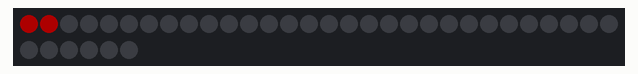
Simulated run of this sketch. Board: Arduino Uno, built with avr-gcc and run on an emulated ATmega328P. Shown: 36 RGB LEDs in strip order, left to right, continuing on the next row. Dim RGB values are drawn brighter than linear.

Above: at 0.06 s.
At 0.53 s:
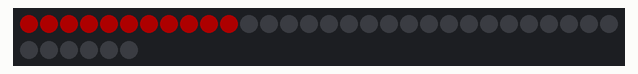
At 1.0 s:
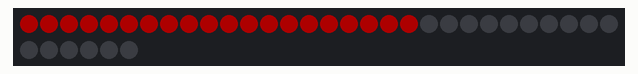
At 1.46 s:
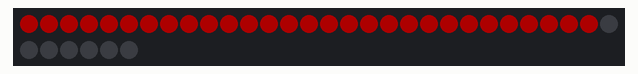
At 1.9 s:
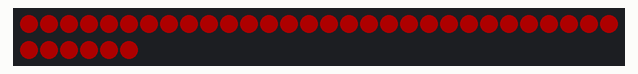

The sketch:

RGBWstrandtest.ino
```cpp
#include <Adafruit_NeoPixel.h>
#ifdef __AVR__
  #include <avr/power.h>
#endif

#define PIN 6

#define NUM_LEDS 36

#define BRIGHTNESS 50

Adafruit_NeoPixel strip = Adafruit_NeoPixel(NUM_LEDS, PIN, NEO_GRBW + NEO_KHZ800);

int gamma[] = {
    0,  0,  0,  0,  0,  0,  0,  0,  0,  0,  0,  0,  0,  0,  0,  0,
    0,  0,  0,  0,  0,  0,  0,  0,  0,  0,  0,  0,  1,  1,  1,  1,
    1,  1,  1,  1,  1,  1,  1,  1,  1,  2,  2,  2,  2,  2,  2,  2,
    2,  3,  3,  3,  3,  3,  3,  3,  4,  4,  4,  4,  4,  5,  5,  5,
    5,  6,  6,  6,  6,  7,  7,  7,  7,  8,  8,  8,  9,  9,  9, 10,
   10, 10, 11, 11, 11, 12, 12, 13, 13, 13, 14, 14, 15, 15, 16, 16,
   17, 17, 18, 18, 19, 19, 20, 20, 21, 21, 22, 22, 23, 24, 24, 25,
   25, 26, 27, 27, 28, 29, 29, 30, 31, 32, 32, 33, 34, 35, 35, 36,
   37, 38, 39, 39, 40, 41, 42, 43, 44, 45, 46, 47, 48, 49, 50, 50,
   51, 52, 54, 55, 56, 57, 58, 59, 60, 61, 62, 63, 64, 66, 67, 68,
   69, 70, 72, 73, 74, 75, 77, 78, 79, 81, 82, 83, 85, 86, 87, 89,
   90, 92, 93, 95, 96, 98, 99,101,102,104,105,107,109,110,112,114,
  115,117,119,120,122,124,126,127,129,131,133,135,137,138,140,142,
  144,146,148,150,152,154,156,158,160,162,164,167,169,171,173,175,
  177,180,182,184,186,189,191,193,196,198,200,203,205,208,210,213,
  215,218,220,223,225,228,231,233,236,239,241,244,247,249,252,255 };


void setup() {
  Serial.begin(115200);
  strip.setBrightness(BRIGHTNESS);
  strip.begin();
  strip.show(); // Initialize all pixels to 'off'
}

void loop() {
  // Some example procedures showing how to display to the pixels:
  for(uint16_t i=0; i<strip.numPixels(); i++) {
    strip.setPixelColor(i, strip.Color(255, 0, 0));
    strip.show();
    delay(50);
  }
  //colorWipe(strip.Color(255, 0, 0), 50); // Red
  //delay(1000);
  //colorWipe(strip.Color(0, 255, 0), 50); // Green
  //delay(1000);
  //colorWipe(strip.Color(0, 0, 255), 50); // Blue
  //delay(1000);
  //colorWipe(strip.Color(0, 0, 0, 255), 50); // White

}

// Fill the dots one after the other with a color
void colorWipe(uint32_t c, uint8_t wait) {
  for(uint16_t i=0; i<strip.numPixels(); i++) {
    strip.setPixelColor(i, c);
    strip.show();
    delay(wait);
  }
}


// Input a value 0 to 255 to get a color value.
// The colours are a transition r - g - b - back to r.
uint32_t Wheel(byte WheelPos) {
  WheelPos = 255 - WheelPos;
  if(WheelPos < 85) {
    return strip.Color(255 - WheelPos * 3, 0, WheelPos * 3,0);
  }
  if(WheelPos < 170) {
    WheelPos -= 85;
    return strip.Color(0, WheelPos * 3, 255 - WheelPos * 3,0);
  }
  WheelPos -= 170;
  return strip.Color(WheelPos * 3, 255 - WheelPos * 3, 0,0);
}

uint8_t red(uint32_t c) {
  return (c >> 8);
}
uint8_t green(uint32_t c) {
  return (c >> 16);
}
uint8_t blue(uint32_t c) {
  return (c);
}
```
